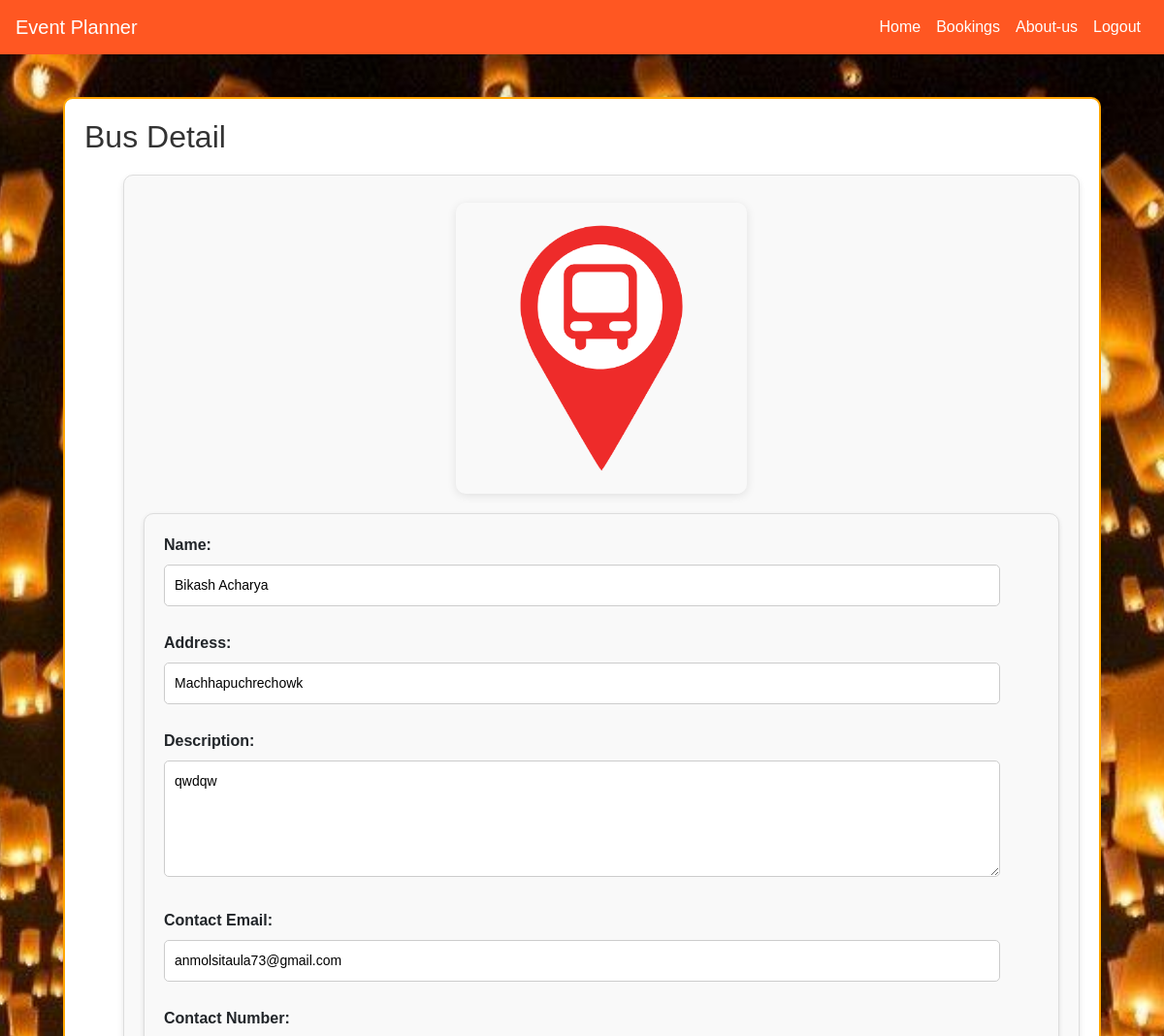
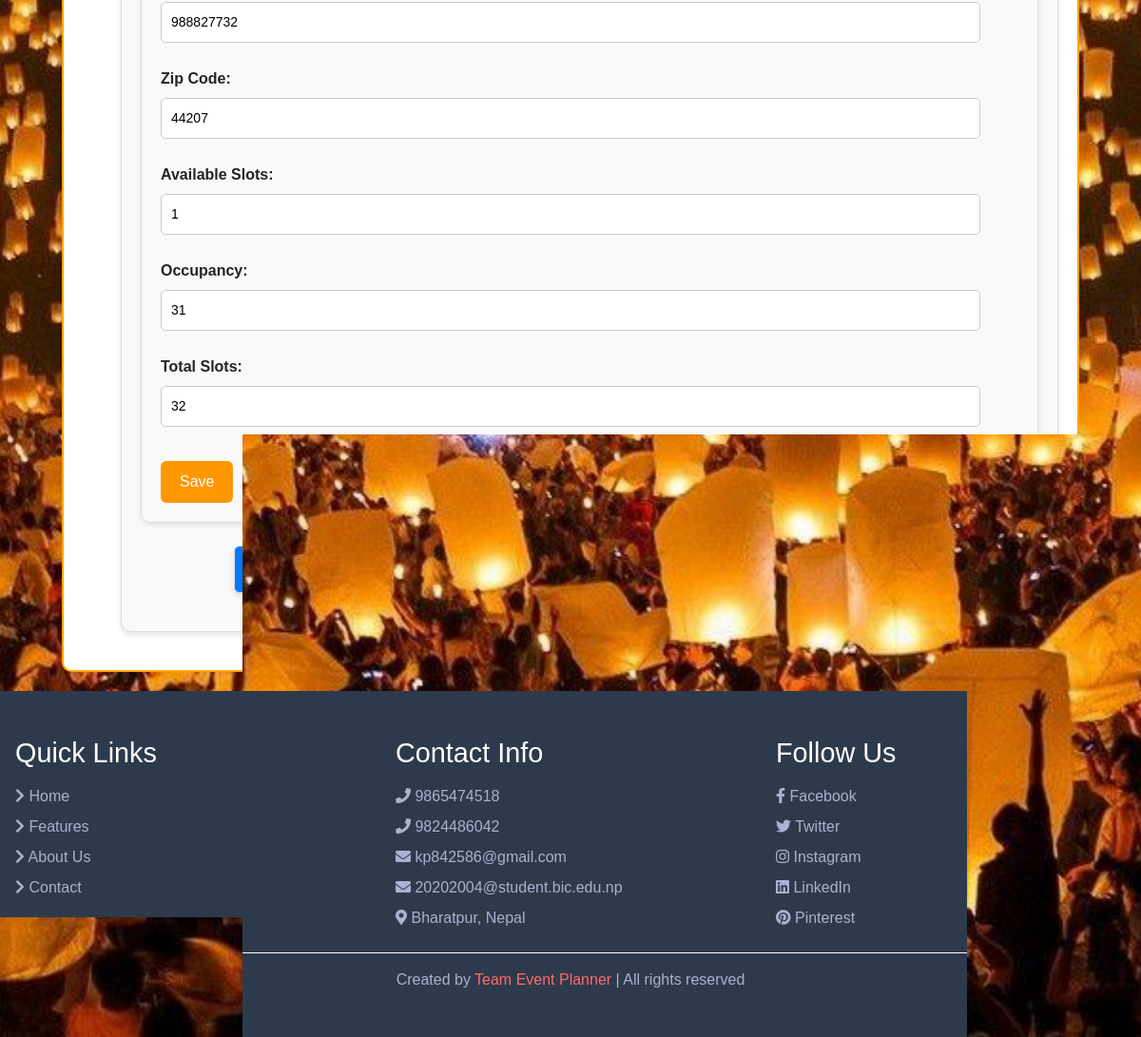
Page /owner/ (signed in) on the committed database (2 pictures, top to bottom).
### owner/models.py (models this page shows, shortened)
class Venue(models.Model):
    id = models.AutoField(primary_key=True)
    driver_name = models.CharField(max_length=100)  # Changed name to driver_name
    address = models.CharField(max_length=255)
    description = models.TextField()
    contact_email = models.EmailField(unique=True)
    zip_code = models.CharField(max_length=10, default=44207)  # New field for zip code
    seats = models.PositiveIntegerField(default=0)  # Changed total_slots to seats
    occupancy = models.PositiveIntegerField(default=0)
    contact_num = models.PositiveIntegerField(default=0)
    image = models.ImageField(upload_to='venue_images/', null=True, blank=True)
    seats_available = models.PositiveIntegerField(editable=False)  # Changed available_slots to seats_available

### owner/views.py (the view)
# urls.py: path('', venue_detail, name='venue_detail'),
def venue_detail(request):
    if request.user.is_authenticated:
        venues = Venue.objects.filter(contact_email=request.user.email)
    else:
        venues = Venue.objects.none()
    return render(request, 'owner/venue_detail.html', {'venues': venues})

### owner/templates/owner/venue_detail.html (shortened to what this page needs)
{% extends 'owner/base.html' %}
{% block content %}
<div class="venue-detail-container">
    <h2 class="venue-detail-heading">Bus Detail</h2>
    {% if venues %}
        <ul>
            {% for venue in venues %}
                <div class="venue-item">
                    {% if venue.image %}
                        <img src="{{ venue.image.url }}" alt="Venue Image" class="uploaded-image" onclick="openImageModal('{{ venue.id }}')">
                    {% else %}
                        <p>No image available.</p>
                        <a href="#" class="register-venue-link" onclick="openImageModal('{{ venue.id }}')">Add Image</a>
                    {% endif %}
                    <div class="edit-venue-container">
                        <form method="post" action="{% url 'edit_venue' pk=venue.id %}" enctype="multipart/form-data" class="edit-form">
                            <p><label for="id_name">Name:</label> <input type="text" name="name" id="id_name" value="{{ venue.driver_name }}"></p>
                            <p><label for="id_address">Address:</label> <input type="text" name="address" id="id_address" value="{{ venue.address }}"></p>
                            <p><label for="id_description">Description:</label> <textarea name="description" id="id_description">{{ venue.description }}</textarea></p>
                            <p><label for="id_contact_email">Contact Email:</label> <input type="email" name="contact_email" id="id_contact_email" value="{{ venue.contact_email }}" readonly></p>
                            <p><label for="id_contact_num">Contact Number:</label> <input type="number" name="contact_num" id="id_contact_num" value="{{ venue.contact_num }}"></p>
                            <p><label for="id_zip_code">Zip Code:</label> <input type="text" name="zip_code" id="id_zip_code" value="{{ venue.zip_code }}"></p>
                            <p><label for="id_available_slots">Available Slots:</label> <input type="number" name="available_slots" id="id_available_slots" value="{{ venue.seats_available }}" readonly></p>
                            <p><label for="id_occupancy">Occupancy:</label> <input type="number" name="occupancy" id="id_occupancy" value="{{ venue.occupancy }}"  readonly></p>
                            <p><label for="id_total_slots">Total Slots:</label> <input type="number" name="total_slots" id="id_total_slots" value="{{ venue.seats }}"></p>
                            <button type="submit">Save</button>
                        </form>
                    </div>
                    <br>
                    <center>
                    <a href="{% url 'owner_pricing_packages' venue.id %}" class="venue-item a">View Packages</a>
                    <a href="{% url 'owner_add_pricing_package' venue.id %}" class="venue-item a">Add Package</a>
                    <a href="{% url 'view_bookings' venue.id %}" class="venue-item a">View Bookings</a>
                    <a href="{% url 'show_owner_route' %}" class="venue-item a">Show Route</a>
                    </center>
                </div>
            {% endfor %}
        </ul>
    {% else %}
        <p class="no-venues-message">No venues found for your email.</p>
        <a href="{% url 'home_owner' %}" class="register-venue-link">Register Your Bus Detail</a>
    {% endif %}
</div>
{% endblock %}

### owner/templates/owner/base.html (shortened to what this page needs)
<!DOCTYPE html>
<html lang="en">
    {% load static %}
    <head>
    <link href="https://stackpath.bootstrapcdn.com/bootstrap/4.5.2/css/bootstrap.min.css" rel="stylesheet">
    <link rel="stylesheet" href="https://cdnjs.cloudflare.com/ajax/libs/font-awesome/5.15.4/css/all.min.css">
</head>
<body>
<nav class="navbar navbar-expand-lg navbar-light">
    <a class="navbar-brand" href="{% url 'venue_detail' %}">Event Planner</a>
    <div class="collapse navbar-collapse" id="navbarNav">
        <ul class="navbar-nav ml-auto">
            <li class="nav-item">
                <a class="nav-link" href="{% url 'venue_detail' %}">Home</a>
            </li>
            {% if user.is_authenticated %}
            {% if venues %}
                {% for venue in venues %}
                    <li class="nav-item">
                        <a class="nav-link" href="{% url 'view_bookings' venue.id %}"> Bookings</a>
                    </li>
                {% endfor %}
            {% endif %}
            {% endif %}
            <li class="nav-item">
                <a class="nav-link" href="{% url 'about_us_home' %}">About-us</a>
            </li>
            {% if user.is_authenticated %}
            <li class="nav-item">
                <a class="nav-link" href="{% url 'logout' %}">Logout</a>
            </li>
            {% endif %}
        </ul>
    </div>
</nav>
<div class="container mt-4">
    {% block content %}{% endblock %}
</div>
<section class="footer" id="footer">
    <div class="box-container">
        <div class="box">
            <h3>Quick Links</h3>
            <a href="#"><i class="fas fa-chevron-right"></i> Home</a>
            <a href="#"><i class="fas fa-chevron-right"></i> Features</a>
            <a href="#"><i class="fas fa-chevron-right"></i> About Us</a>
            <a href="#"><i class="fas fa-chevron-right"></i> Contact</a>
        </div>
        <div class="box">
            <h3>Contact Info</h3>
            <a href="#"><i class="fas fa-phone"></i> 9865474518</a>
            <a href="#"><i class="fas fa-phone"></i> 9824486042</a>
            <a href="#"><i class="fas fa-envelope"></i> kp842586@gmail.com</a>
            <a href="#"><i class="fas fa-envelope"></i> 20202004@student.bic.edu.np</a>
            <a href="#"><i class="fas fa-map-marker-alt"></i> Bharatpur, Nepal</a>
        </div>
        <div class="box">
            <h3>Follow Us</h3>
            <a href="#"><i class="fab fa-facebook-f"></i> Facebook</a>
            <a href="#"><i class="fab fa-twitter"></i> Twitter</a>
            <a href="#"><i class="fab fa-instagram"></i> Instagram</a>
            <a href="#"><i class="fab fa-linkedin"></i> LinkedIn</a>
            <a href="#"><i class="fab fa-pinterest"></i> Pinterest</a>
        </div>
    </div>
    <div class="credit">
        Created by <span>Team Event Planner</span> | All rights reserved
    </div>
</section>
</body>
</html>

### owner/templates/owner/venue_detail.html (style rules this page uses)
body { background-color: #f0f2f5; font-family: 'Arial', sans-serif; }
.venue-detail-container { font-family: Arial, sans-serif; margin: 20px; padding: 20px; background-color: #fff; border: 2px solid orange; border-radius: 10px; box-shadow: 0 0 15px rgba(0, 0, 0, 0.1); }
.venue-detail-heading { color: #333; margin-bottom: 20px; }
.venue-item { background-color: #f9f9f9; padding: 20px; margin-bottom: 20px; border-radius: 10px; border: 1px solid #ddd; box-shadow: 0 3px 6px rgba(0, 0, 0, 0.1); transition: transform 0.3s ease, background-color 0.3s ease; }
.venue-item a { display: inline-block; background-color: #007bff; color: #fff; text-decoration: none; padding: 12px 24px; border-radius: 6px; font-size: 16px; font-weight: bold; text-transform: uppercase; transition: background-color 0.3s ease, transform 0.3s ease; margin-right: 10px; }
.edit-venue-container { margin-top: 20px; }
.edit-form { margin-top: 20px; border: 1px solid #ddd; padding: 20px; border-radius: 10px; background-color: #f9f9f9; box-shadow: 0 2px 5px rgba(0, 0, 0, 0.1); }
.edit-form label { font-weight: bold; margin-bottom: 8px; display: block; }
.edit-form input[type="text"], .edit-form input[type="email"], .edit-form textarea, .edit-form input[type="number"], .edit-form input[type="file"] { width: calc(100% - 40px); padding: 10px; border: 1px solid #ccc; border-radius: 5px; margin-bottom: 10px; font-size: 14px; background-color: #fff; transition: border-color 0.3s ease; }
.edit-form textarea { height: 120px; }
.edit-form button { background-color: #ff9800; color: #fff; border: none; padding: 10px 20px; border-radius: 6px; cursor: pointer; transition: background-color 0.3s ease, transform 0.3s ease; font-size: 16px; margin-top: 10px; }
.uploaded-image { max-width: 300px; max-height: 300px; width: 300px; height: 300px; display: block; margin: 0 auto; border-radius: 10px; box-shadow: 0 2px 10px rgba(0, 0, 0, 0.1); transition: transform 0.3s ease; cursor: pointer; }

### rows in the picture
Venue: image (picture), name "Bikash Acharya", address "Machhapuchrechowk", description "qwdqw", contact_email "anmolsitaula73@gmail.com", contact_num "988827732", zip_code "44207", available_slots "1", occupancy "31", total_slots "32"
